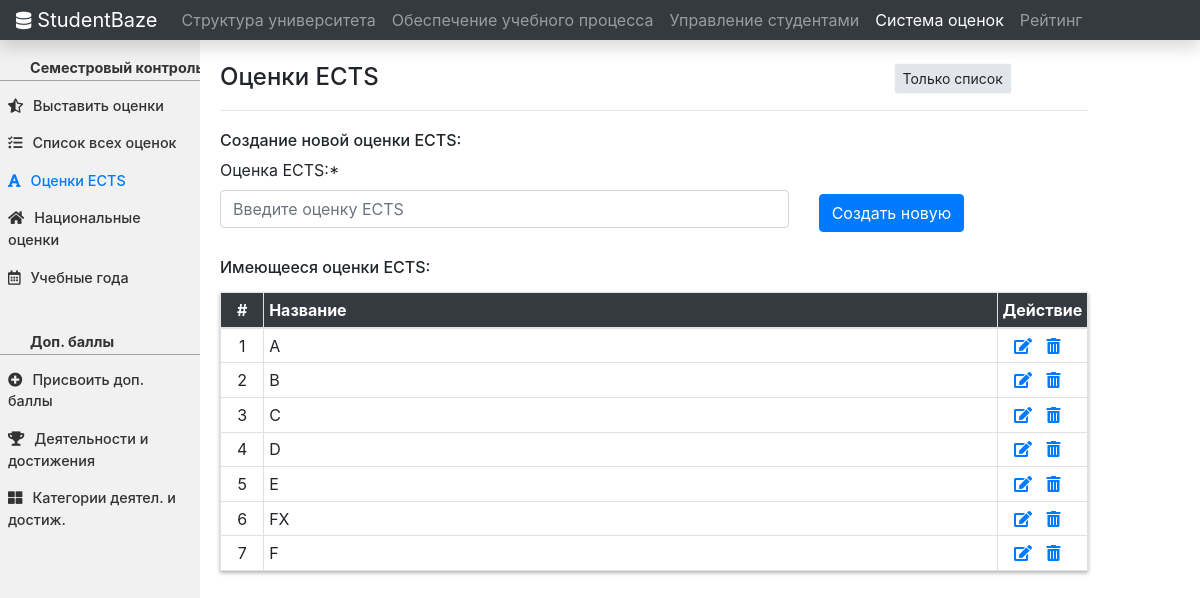
Page /marks_system/all_ects_marks/ on the committed database.
### marks_system/models.py (models this page shows, shortened)
class AllEctsMakrs(models.Model):
    ects_mark = models.CharField(max_length=2, unique=True)

### marks_system/views.py (the view, shortened to what this page needs)
# urls.py: path('all_ects_marks/', EctsMarksView.as_view(), name = 'ects-marks'),
class EctsMarksView(View):
    form_class = EctsMarkCreationForm
    template_name = 'mark_system/ects_marks.html'
    def get(self, request, *args, **kwargs):
        form = EctsMarkCreationForm()
        context= {'ects_marks': AllEctsMakrs.objects.all(),
                    'form' : form}
        return render(request, self.template_name, context)

### marks_system/forms.py
class EctsMarkCreationForm(forms.ModelForm):
    def __init__(self, *args, **kwargs):
        super(EctsMarkCreationForm, self).__init__(*args, **kwargs)
        self.fields['ects_mark'].label = "Оценка ECTS:"
        self.fields['ects_mark'].widget.attrs['placeholder'] = "Введите оценку ECTS"
    class Meta:
        model = AllEctsMakrs
        fields = ['ects_mark']

### marks_system/templates/mark_system/ects_marks.html (shortened to what this page needs)
{% extends "home/base.html" %}
{% block navitems %}
<li class="nav-item">
  <a class="nav-link" href="{% url 'facinst-start-redirect' %}" id="nav-link-1">Структура университета</a>
</li>
<li class="nav-item">
  <a class="nav-link" href="{% url 'eduplanning-start-redirect' %}" id="nav-link-2">Обеспечение учебного процесса</a>
</li>
<li class="nav-item">
  <a class="nav-link" href="{% url 'groups' %}">Управление студентами</a>
</li>
<li class="nav-item">
  <a class="nav-link active" href="{% url 'marks-system-start-redirect' %}">Система оценок</a>
</li>
<li class="nav-item">
  <a class="nav-link" href="{% url 'rating-start-redirect' %}">Рейтинг</a>
</li>
{% endblock %}
{% block content %} {% load crispy_forms_tags %}
<div class="container-fluid">
  <div class="row">
    <div class="col-md-2 sidebar">
      <div class="sideBarContent">
        <div class="marks_side_bar">
          <hr class="hr_marks_side_bar">
          <p class="extra_marks_text"><strong>Семестровый контроль</strong></p>
          <div class="upper">
            <a href="{% url 'set-marks-to-group-select' %}"><i class="fas fa-star-half-alt icon"></i>Выставить оценки</a>
            <a href="{% url 'general-marks' %}"><i class="fas fa-tasks icon"></i>Список всех оценок</a>
            <a class="active" href="{% url 'ects-marks' %}"><i class="fas fa-font icon"></i>Оценки ECTS</a>
            <a href="{% url 'national-marks' %}"><i class="fas fa-home icon"></i>Национальные оценки</a>
            <a href="{% url 'educational-years' %}"><i class="far fa-calendar-alt icon"></i>Учебные года</a>
          </div>
          <hr class="hr_marks_side_bar">
          <p class="extra_marks_text"><strong>Доп. баллы</strong></p>
          <div class="upper">
            <a href="{% url 'extra-marks-choose-student' %}"><i class="fas fa-plus-circle icon"></i>Присвоить доп. баллы</a>
            <a href="{% url 'extra-marks-activities' %}"><i class="fas fa-trophy icon"></i>Деятельности и достижения</a>
            <a href="{% url 'extra-marks-activity-categories' %}"><i class="fas fa-th-large icon"></i>Категории деятел. и достиж.</a>
          </div>
        </div>
      </div>
    </div>
    <div class="col-md-9 content">
      <div class="row">
        <div class="col-md-9">
          <h4>Оценки ECTS</h4>
        </div>
        <div class="col-md-3">
          <button id="hideFormButton" type="button" class="btn btn-light btn-sm hideButton">Только список</button>
        </div>
      </div>
      <hr style="margin: 10px 0px 20px;">
      <div id="formToHide">
      <h6>Создание новой оценки ECTS:</h6>
      <div class="row">
        <div class="col-md-8">
          <form method="post">
            {% csrf_token %} {{ form|crispy }}
        </div>
        <div class="col-md-3">
          <div class="form-group regbutton">
            <button class="btn btn-primary" type="submit" name="button" style="margin-top: 36px;">Создать новую</button>
          </div>
        </div>
      </div>
      </div>
      <h6 style=" margin: 10px 0px 15px;">Имеющееся оценки ECTS:</h6>
      <table class="table table-sm table-bordered">
        <thead class="mythead">
          <tr>
            <th width="5%" class="text-center" scope="col">#</th>
            <th scope="col">Название</th>
            <th width="10%" class="text-center" scope="col">Действие</th>
          </tr>
        </thead>
        <tbody>
          {% for ects_mark in ects_marks%}
          <tr>
            <td align="center">{{ forloop.counter }}</td>
            <td>{{ ects_mark.ects_mark }}</td>
            <td width="10%" align="center">
              <a class="" href="/marks_system/all_ects_marks/edit{{ ects_mark.id }}"><i class="fas fa-edit icon"></i></a>
              <a class="" href="#" data-toggle="modal" data-target="#modalDelete{{ ects_mark.id }}"><i class="fas fa-trash-alt icon"></i></a>
            </td>
          </tr>
          {% endfor %}
        </tbody>
      </table>
    </div>
  </div>
</div>
{% endblock content %}

### home/static/home/main.css (style rules this page uses)
.sidebar { margin: 0; padding: 0; width: 300px; background-color: #f1f1f1; position: fixed; height: 100%; overflow: auto; font-size: .900rem; }
.sideBarContent { margin-top: 5px; }
.sidebar a { display: block; color: #333; padding: 8px; text-decoration: none; font-weight: 500; }
.sidebar a.active { color: #007bff; }
.icon { margin-right: 10px; }
@media screen and (min-width: 1025px) { div.content { margin-top: 22px; margin-left: 17%; padding: 1px 16px; height: 1000px; } }
.hideButton { background-color: #e2e6ea; }
.mythead { color: white; background-color: #343a40 !important; }
.table thead th { vertical-align: middle; }
.table td { vertical-align: middle; }
.extra_marks_text { margin-bottom: 10px; position: relative; left: 30px; bottom: 40px; color: #333333; font-size: 14.4px; font-weight: 500; line-height: 21.6px; }
.upper { position: relative; bottom: 42px; }
.marks_side_bar { margin-top: 40px; }
.hr_marks_side_bar { color: #b4b4b4; background-color: #b4b4b4; }
table { box-shadow:0px 2px 4px rgba(0, 0, 0, 0.3); }

### rows in the picture
AllEctsMakrs: ects_mark "A"
AllEctsMakrs: ects_mark "B"
AllEctsMakrs: ects_mark "C"
AllEctsMakrs: ects_mark "D"
AllEctsMakrs: ects_mark "E"
AllEctsMakrs: ects_mark "FX"
AllEctsMakrs: ects_mark "F"
